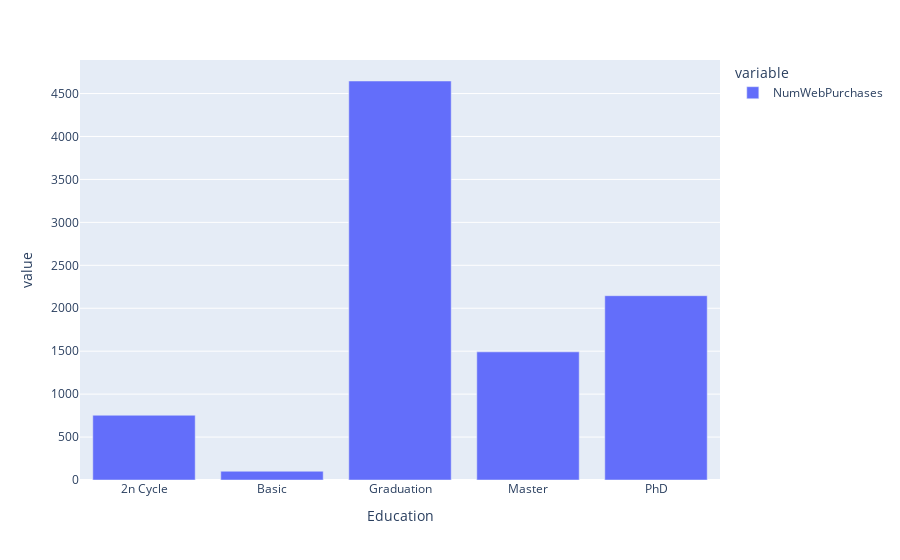

Notebook code for this chart:
### Code cell
df_teste = df_customer.pivot_table(index='Education', values='NumWebPurchases', aggfunc='sum')
px.bar(df_teste, barmode='group')

### Figure 1 — Plotly figure (JSON) as saved in the notebook; plotly's stock layout.template omitted (floating-point values rounded to 4 significant figures)
{"data": [{"alignmentgroup": "True", "hovertemplate": "variable=NumWebPurchases<br>Education=%{x}<br>value=%{y}<extra></extra>", "legendgroup": "NumWebPurchases", "marker": {"color": "#636efa", "pattern": {"shape": ""}}, "name": "NumWebPurchases", "offsetgroup": "NumWebPurchases", "orientation": "v", "showlegend": true, "textposition": "auto", "type": "bar", "x": ["2n Cycle", "Basic", "Graduation", "Master", "PhD"], "xaxis": "x", "y": [754, 102, 4646, 1492, 2146], "yaxis": "y"}], "layout": {"barmode": "group", "legend": {"title": {"text": "variable"}, "tracegroupgap": 0}, "margin": {"t": 60}, "xaxis": {"anchor": "y", "domain": [0, 1], "title": {"text": "Education"}}, "yaxis": {"anchor": "x", "domain": [0, 1], "title": {"text": "value"}}}}
